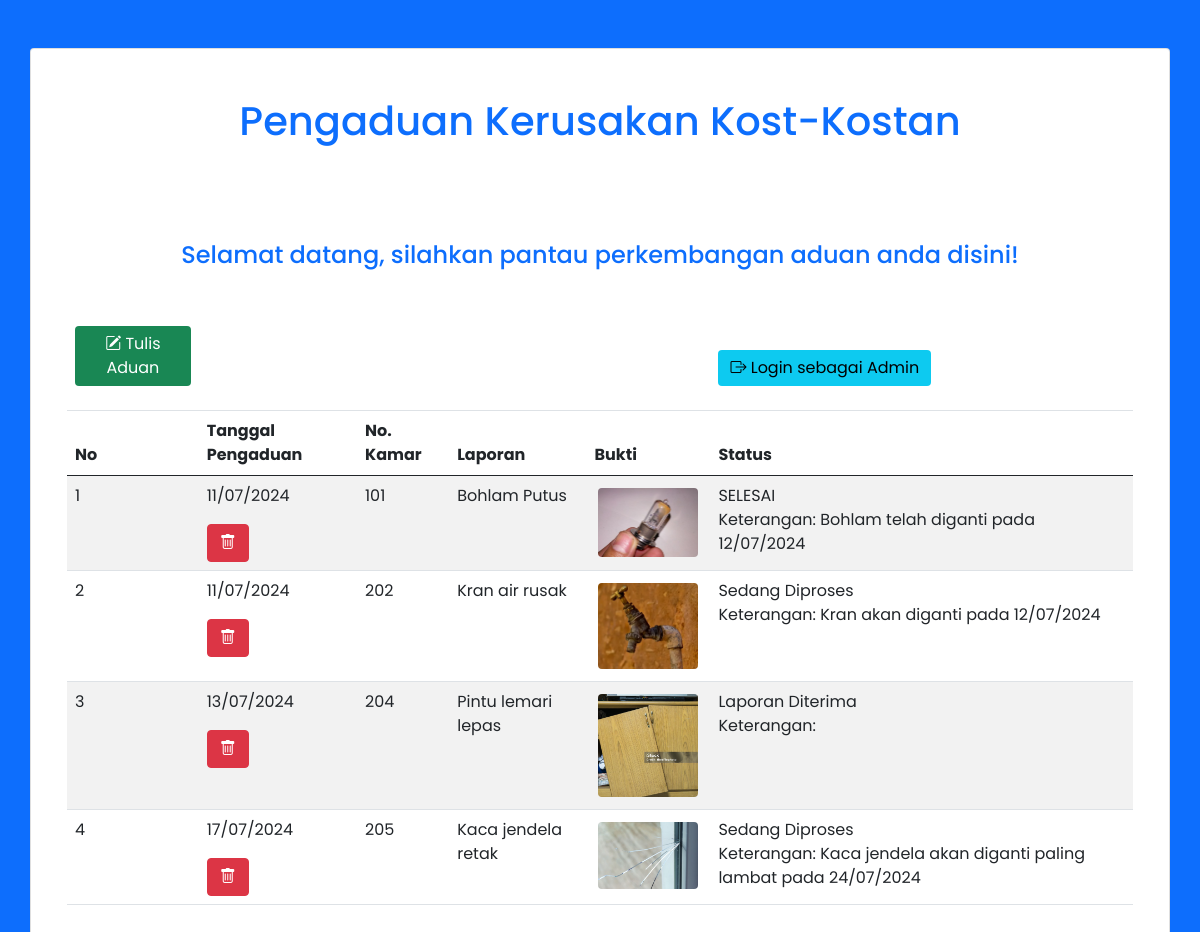
The page / on the database its author committed.
### tables this page shows
CREATE TABLE `laporan` (
  `id` int(11) NOT NULL,
  `tgl` varchar(255) DEFAULT NULL,
  `no_kamar` varchar(3) DEFAULT NULL,
  `pengaduan` text DEFAULT NULL,
  `bukti` varchar(255) DEFAULT NULL,
  `stat` varchar(25) DEFAULT NULL,
  `keterangan` varchar(255) DEFAULT NULL
);

### index.php (the view, shortened to what this page needs)
<?php
 include 'koneksi.php';
?>
<!DOCTYPE html>
<html>
  <head>
    <link href="https://cdn.jsdelivr.net/npm/bootstrap@5.0.0-beta2/dist/css/bootstrap.min.css" rel="stylesheet">
    <link rel="stylesheet" href="https://cdn.jsdelivr.net/npm/bootstrap-icons@1.4.0/font/bootstrap-icons.css">
  </head>
  <body class="bg-primary" style="font-family: 'Poppins', sans-serif;">
    <div class="container card mt-5 ps-5 pe-5 pb-5 mb-5">
      <h1 class="text-center m-5 text-primary">Pengaduan Kerusakan Kost-Kostan</h1>
      <h4 class="text-center m-5 text-primary">Selamat datang, silahkan pantau perkembangan aduan anda disini!</h1>
      <div class="row">
        <table class="table table-striped table-hover">
          <thead><tr>
              <td>
              <a class="btn btn-success mb-3 border-0" href="tambah.php">
              <i class="bi bi-pencil-square"></i> Tulis Aduan</a>
              </td>
              <td></td>
              <td></td>
              <td></td>
              <td></td>
              <td><a class="btn btn-info mb-3 border-0" href="login.php"> <i class="bi bi-box-arrow-right"></i> Login sebagai Admin</a></td>
            </tr>
            <tr>
            <th>No</th>
            <th>Tanggal Pengaduan</th>
            <th>No. Kamar</th> <th>Laporan</th>
            <th>Bukti</th>
            <th>Status</th>
            </tr>
          </thead>
          <tbody>
            <?php
              $query = "SELECT * FROM laporan ORDER BY id ASC";
              $result = mysqli_query($koneksi, $query);
              $no = 1;
              while($row = mysqli_fetch_assoc($result)) {
              ?>
            <tr>
              <td><?php echo $no; ?></td>
              <td><?php echo $row['tgl']; ?>
              <br><a class="btn btn-danger mt-3" href="hapus.php?id=<?php echo $row['id']; ?>">
                  <i class="bi bi-trash"></i></a></td>
              <td><?php echo $row['no_kamar']; ?></td>
              <td><?php echo $row['pengaduan']; ?></td>
              <td><img class="rounded m-1" src="gambar/<?php echo $row['bukti']; ?>" width=100></td>
              <td><?php echo $row['stat']; ?> <br>
              <label>Keterangan:</label>
              <?php echo $row['keterangan']; ?></td>
            </tr>
            <?php
              $no++; } ?>
          </tbody></table></div></div>
  </body>
</html>

### rows shown on the page
laporan: tgl "11/07/2024", no_kamar "101", pengaduan "Bohlam Putus", bukti (picture), stat "SELESAI", keterangan "Bohlam telah diganti pada 12/07/2024"
laporan: tgl "11/07/2024", no_kamar "202", pengaduan "Kran air rusak", bukti (picture), stat "Sedang Diproses", keterangan "Kran akan diganti pada 12/07/2024"
laporan: tgl "13/07/2024", no_kamar "204", pengaduan "Pintu lemari lepas", bukti (picture), stat "Laporan Diterima"
laporan: tgl "17/07/2024", no_kamar "205", pengaduan "Kaca jendela retak", bukti (picture), stat "Sedang Diproses", keterangan "Kaca jendela akan diganti paling lambat pada 24/07/2024"
